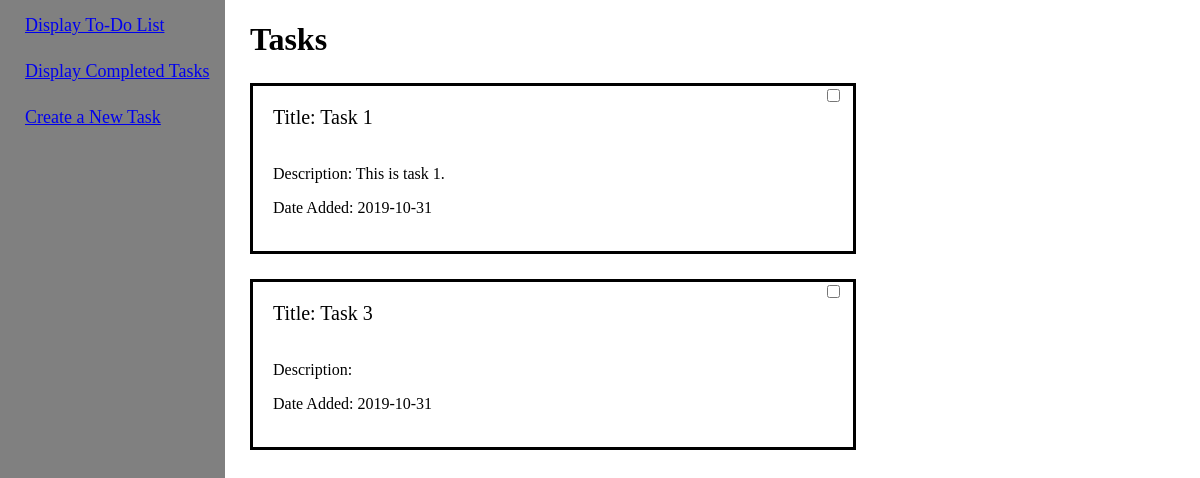
Before: / with the older database file.
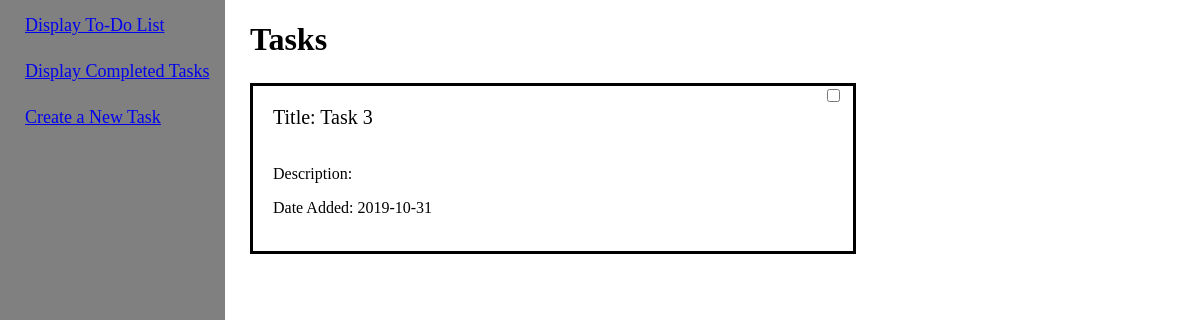
After: the same page with the newer database file.
### app/models.py (models this page shows, shortened)
class Task(db.Model):
    id = db.Column(db.Integer, primary_key=True)
    title = db.Column(db.String(150), index=True, unique=True)
    description = db.Column(db.String(500), index=True, unique=True, nullable=True)
    date = db.Column(db.Date())
    completed = db.Column(db.Boolean)
    dateCompleted = db.Column(db.Date())

### app/views.py (the view)
@app.route('/', methods=['GET', 'POST'])
def display_tasks():
    tasks = models.Task.query.all()
    form = CompleteForm()
    if form.validate_on_submit():
        models.Task.query,get(1).completed = True
        db.session.commit()
    return render_template("view_tasks.html",
                           title="Tasks",
                           tasks=tasks,
                           form=form)

### app/forms.py
class CompleteForm(Form):
    complete = BooleanField("complete")
    task = None

### app/templates/view_tasks.html (shortened to what this page needs)
{% extends "base.html" %}
{% block content %}
  <h1>Tasks</h1>
  {% for task in tasks %}
    {% if not task.completed %}
      <div id="tasks">
        <p id="title">Title: {{ task.title }}</p>
        <form id="complete" action="/update" method="POST" name="completed">
          <input type="checkbox" value="Complete" onchange="this.form.submit()">
        </form>
        <p id="desc">Description: {{ task.description }}</p>
        <p id="date">Date Added: {{ task.date }}</p><br>
      </div>
    {% endif %}
  {% endfor %}
{% endblock %}

Changed rows visible on the page:
no longer on this page (row edited): Task: title "Task 1", description "This is task 1.", date "2019-10-31"
